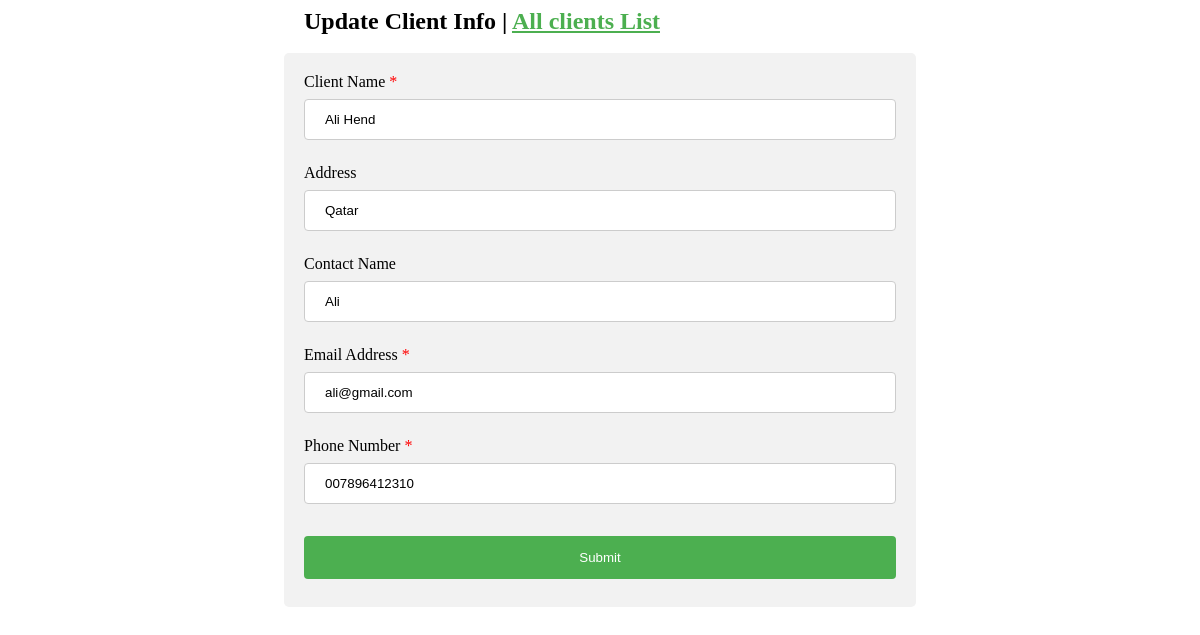
The app's page /client/edit/4 with its own data.
### python_test/models.py (models this page shows, shortened)
class Client(models.Model):
    client_name = models.CharField(max_length=255, unique=True)
    email = models.EmailField(max_length=100)
    contact_name = models.CharField(max_length=500, blank=True, null=True)
    address = models.CharField(max_length=500, blank=True, null=True)
    phone_number = models.CharField(max_length=30)
    created_at = models.DateTimeField(auto_now_add=True, auto_now=False)
    updated_at = models.DateTimeField(auto_now_add=False, auto_now=True)
    class Meta:
        db_table = "client"

### python_test/views.py (the view, shortened to what this page needs)
# urls.py: url(r'^client/edit/(?P<client_id>[\w-]+)$', edit, name="edit"),
def edit(request, client_id):
    data = {}
    try:
        client = Client.objects.get(pk=client_id)
        data['client'] = client
        data['action'] = 'edit'
        return render(request, 'create.html', data)
    except Client.DoesNotExist:
        return redirect('/client/create')

### python_test/templates/create.html (shortened to what this page needs)
<!DOCTYPE html>
<html>
  <head>
  </head>
  <body>
    <h2>
      {% if action == 'edit' %}
        Update Client Info
      {% else %}
        Create new Client
      {% endif %}
      | <a href="/client">All clients List</a>
    </h2>
    <br/>
    <div id="create-client-area">
      <form method="post" action="{% if action == 'edit' %}/client/edit/{{client.id}}{% else %}create{% endif %}">
        <div class="input-area">
          <label for="client_name">Client Name <span>*</span></label>
          <input value="{{client.client_name}}" type="text" id="client_name" name="client_name" placeholder="Enter Client Name...">
        </div>
        <div class="input-area">
          <label for="address">Address</label>
          <input value="{{client.address}}" type="text" id="address" name="address" placeholder="Enter Full Address...">
        </div>
        <div class="input-area">
          <label for="contact_name">Contact Name</label>
          <input value="{{client.contact_name}}" type="text" id="contact_name" name="contact_name" placeholder="Enter Contact Name...">
        </div>
        <div class="input-area">
          <label for="email">Email Address <span>*</span></label>
          <input value="{{client.email}}" type="text" id="email" name="email" placeholder="Enter Email Address...">
        </div>
        <div class="input-area">
          <label for="phone_number">Phone Number <span>*</span></label>
          <input value="{{client.phone_number}}" type="text" id="phone_number" name="phone_number" placeholder="Enter Phone Number...">
        </div>
        <input type="submit" value="Submit">
      </form>
    </div>
  </body>
</html>

### python_test/templates/create.html (style rules this page uses)
#create-client-area { border-radius: 5px; background-color: #f2f2f2; padding: 20px; }
a { color: #4CAF50; }
#create-client-area, h2 { width: 50%; margin: auto; }
.input-area { margin-bottom: 16px; }
input[type=text] { width: 100%; padding: 12px 20px; margin: 8px 0; display: inline-block; border: 1px solid #ccc; border-radius: 4px; box-sizing: border-box; }
input[type=submit] { width: 100%; background-color: #4CAF50; color: white; padding: 14px 20px; margin: 8px 0; border: none; border-radius: 4px; cursor: pointer; }
label > span { color: red; }

### records on screen
Client: client_name "Ali Hend", address "Qatar", contact_name "Ali", email "ali@gmail.com", phone_number "007896412310"
